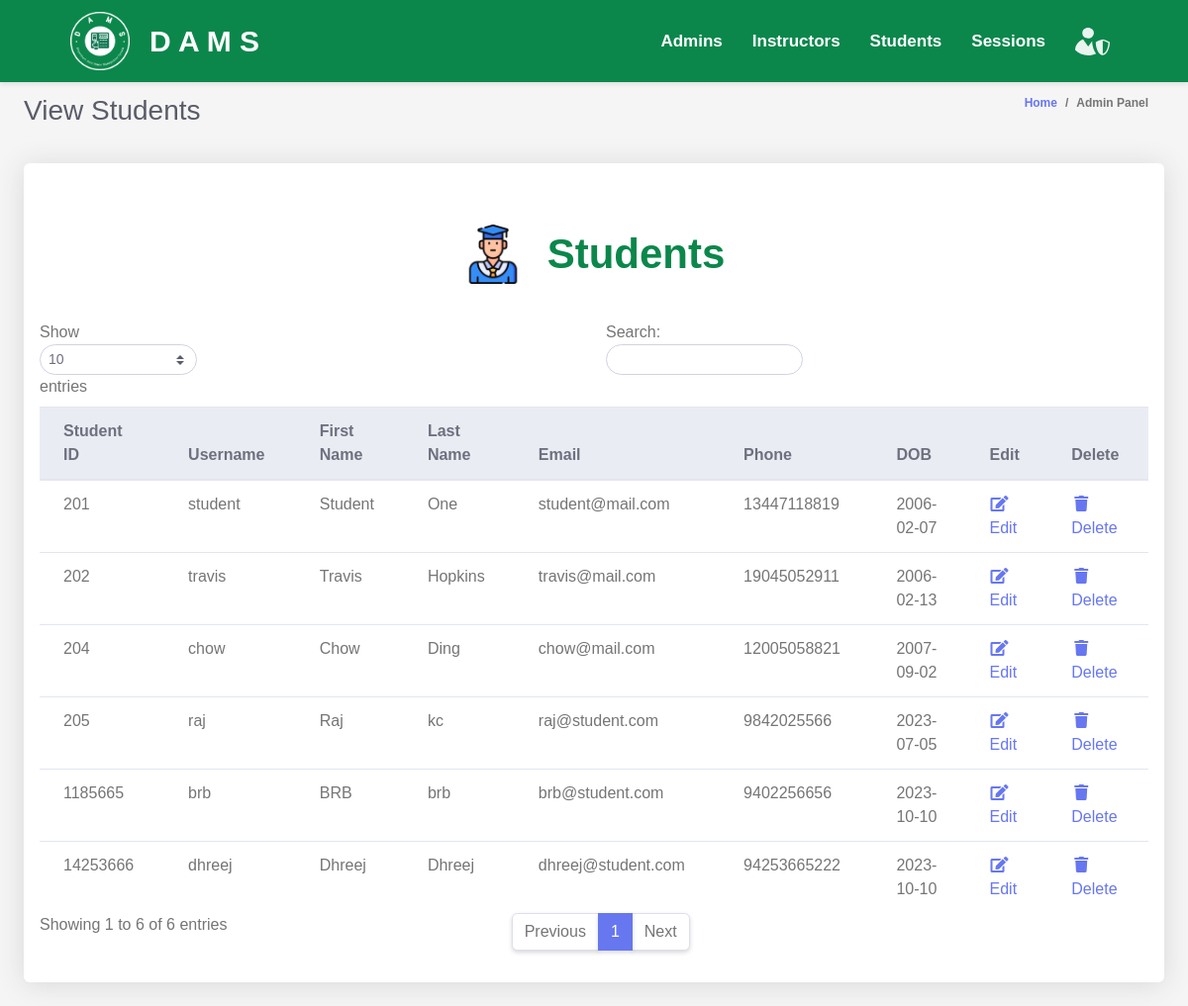
The page /admin/viewStudents.php on the database its author committed.
### tables this page shows
CREATE TABLE `students` (
  `student_id` int(11) NOT NULL,
  `username` varchar(255) DEFAULT NULL,
  `first_name` varchar(255) DEFAULT NULL,
  `last_name` varchar(255) DEFAULT NULL,
  `email` varchar(255) DEFAULT NULL,
  `phone` bigint(20) DEFAULT NULL,
  `dob` date DEFAULT NULL,
  `password` varchar(255) DEFAULT NULL
);

### admin/admin.php (called while the page is built, shortened)
<?php
$database = new Database();
$conn = $database->getConnection();
class Admin {
    public function list_students() {
        global $conn;
        $query = "SELECT * FROM students";
        $rs = $conn->query($query);
        $users = array();
        while ($row = $rs->fetch_assoc()) {
            $users[] = $row;
        }
        return $users;
    }
}
?>

### admin/studentsTable.php (the view, shortened to what this page needs)
<div class="row">
    <div class="col-lg-12">
        <div class="card mb-4">
        <div class="table-text">
            <img src="../assets/images/student.png" >
            <div>
                Students
            </div>
        </div>
            <div class="table-responsive p-3">
                <table class="table align-items-center table-flush table-hover" id="dataTableHover">
                    <thead class="thead-light">
                        <tr>
                            <th>Student ID</th>
                            <th>Username</th>
                            <th>First Name</th>
                            <th>Last Name</th>
                            <th>Email</th>
                            <th>Phone</th>
                            <th>DOB</th>
                            <th>Edit</th>
                            <th>Delete</th>
                        </tr>
                    </thead>
                    <tbody>
                        <?php
                        include "admin.php";
                        $admin = new Admin();
                        $users = $admin->list_students();
                        foreach ($users as $user) {
                            echo "<tr>";
                            echo "<td>" . $user['student_id'] . "</td>";
                            echo "<td>" . $user['username'] . "</td>";
                            echo "<td>" . $user['first_name'] . "</td>";
                            echo "<td>" . $user['last_name'] . "</td>";
                            echo "<td>" . $user['email'] . "</td>";
                            echo "<td>" . $user['phone'] . "</td>";
                            echo "<td>" . $user['dob'] . "</td>";
                            echo "<td><a href='?action=edit&Id=".$user['student_id']."'><i class='fas fa-fw fa-edit'></i>Edit</a></td>";
                            echo "<td><a href='?action=delete&Id=".$user['student_id']."'><i class='fas fa-fw fa-trash'></i>Delete</a></td>";
                            echo "</tr>";
                        }
                        ?>
                    </tbody>
                </table>
            </div>
        </div>
    </div>
</div>

### css/navbar.css (style rules this page uses)
body { margin: 0; padding: 0; font-family: Arial, sans-serif; background-color: #f5f5f5; }
.table-text { display: flex; align-items: center; justify-content: center; color: #0b874b; font-size: 42px; margin-top: 60px; margin-bottom: 20px; font-weight: bold; }
.table-text img { margin-right: 25px; max-width: 60px; }

### rows shown on the page
students: student_id "201", username "student", first_name "Student", last_name "One", email "student@mail.com", phone "13447118819", dob "2006-02-07"
students: student_id "202", username "travis", first_name "Travis", last_name "Hopkins", email "travis@mail.com", phone "19045052911", dob "2006-02-13"
students: student_id "204", username "chow", first_name "Chow", last_name "Ding", email "chow@mail.com", phone "12005058821", dob "2007-09-02"
students: student_id "205", username "raj", first_name "Raj", last_name "kc", email "raj@student.com", phone "9842025566", dob "2023-07-05"
students: student_id "1185665", username "brb", first_name "BRB", last_name "brb", email "brb@student.com", phone "9402256656", dob "2023-10-10"
students: student_id "14253666", username "dhreej", first_name "Dhreej", last_name "Dhreej", email "dhreej@student.com", phone "94253665222", dob "2023-10-10"
